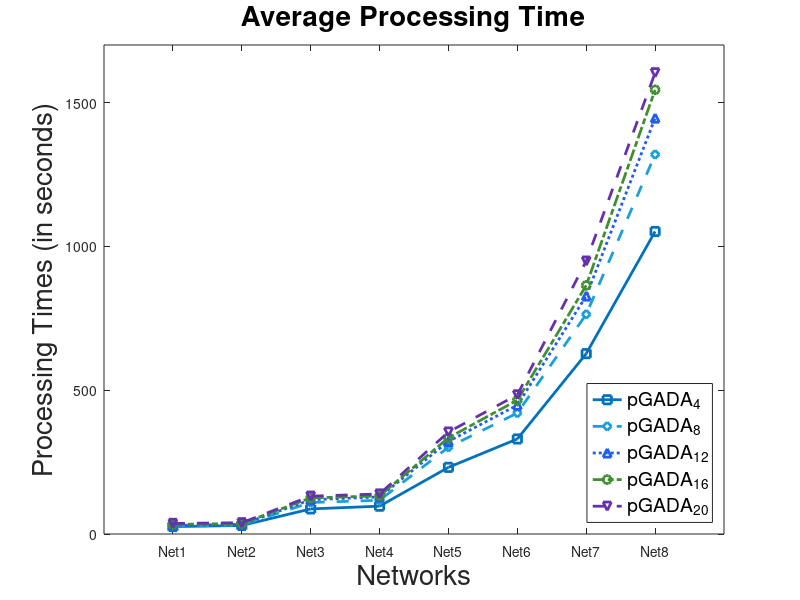

Here is the MATLAB script that generated this plot:
plotPara = 1;

if plotPara == 1
    % Plotting Processing Times
    close all
    xData = 1:8;
    load parTime
    
    LineData = cell(5,1);
    LineData{1} = '-s'; LineData{2} = '--d'; LineData{3} = ':^';
    LineData{4} = '-.o'; LineData{5} = '--v';   

    for i = 1:5
        plot(xData,timeData(:,i),LineData{i},'LineWidth',2)
        hold on 
    end


    xlabel('Networks','FontSize',20)
    ylabel('Processing Times (in seconds)','FontSize',20)
    title('Average Processing Time','FontSize',20);
    xticklabels({'Net1', 'Net2', 'Net3', 'Net4', 'Net5', 'Net6', 'Net7', 'Net8'})

    legend('show')
    legend({'pGADA_{4}','pGADA_{8}','pGADA_{12}','pGADA_{16}','pGADA_{20}'},'FontSize',14,'Location','southeast')

    axis([0 9 0 1700])
    whitebg([0.999 0.999 0.999])
    savefig('ProcessTimes.fig')
    
elseif plotPara == 2
    % Plotting Minimum Domination Numbers
    close all
    xData = 1:8;
    load nData

    LineData = cell(5,1);
    LineData{1} = '-s'; LineData{2} = '--d'; LineData{3} = ':^';
    LineData{4} = '-.o'; LineData{5} = '--v';   
    
    index = 1;
    for i = 11:2:19
        plot(xData,mdsData(:,i),LineData{index},'LineWidth',2)
        hold on 
        index = index + 1;
    end
    
    xlabel('Networks','FontSize',20)
    ylabel('Domination Numbers','FontSize',20)
    title('Minimum Domination Numbers','FontSize',20);
    xticklabels({'Net1', 'Net2', 'Net3', 'Net4', 'Net5', 'Net6', 'Net7', 'Net8'})

    legend('show')
    legend({'pGADA_{4}','pGADA_{8}','pGADA_{12}','pGADA_{16}','pGADA_{20}'},'FontSize',14,'Location','southeast')

    axis([0 9 0 75])
    whitebg([0.999 0.999 0.999])
    savefig('minMCDS.fig')
    
    
elseif plotPara == 3
    % Plotting Average Domination Numbers
    close all
    xData = 1:8;
    load nData

    LineData = cell(5,1);
    LineData{1} = '-s'; LineData{2} = '--d'; LineData{3} = ':^';
    LineData{4} = '-.o'; LineData{5} = '--v'; 
    
    index = 1;
    for i = 12:2:20
        plot(xData,mdsData(:,i),LineData{index},'LineWidth',2)
        hold on 
        index = index + 1;
    end
    
    xlabel('Networks','FontSize',20)
    ylabel('Domination Numbers','FontSize',20)
    title('Average Domination Numbers','FontSize',20);
    xticklabels({'Net1', 'Net2', 'Net3', 'Net4', 'Net5', 'Net6', 'Net7', 'Net8'})

    legend('show')
    legend({'pGADA_{4}','pGADA_{8}','pGADA_{12}','pGADA_{16}','pGADA_{20}'},'FontSize',14,'Location','southeast')
    									

    axis([0 9 0 75])
    whitebg([0.999 0.999 0.999])
    savefig('avgMCDS.fig')
    
elseif plotPara == 4
    % Plotting Processing Times
    close all
    xData = 1:8;
    load nData

    LineData = cell(5,1);
    LineData{1} = '-s'; LineData{2} = '--d'; LineData{3} = ':^';
    LineData{4} = '-.o'; LineData{5} = '--v';  LineData{6} = ':p';   
       
    yIndex = [1 3 5 7 8 19];
       
    for i = 1:6
        plot(xData,mdsData(:,yIndex(i)),LineData{i},'LineWidth',2)
        hold on         
    end

    xlabel('Networks','FontSize',20)
    ylabel('Domination Numbers','FontSize',20)
    title('Minimum Domination Numbers','FontSize',20);
    xticklabels({'Net1', 'Net2', 'Net3', 'Net4', 'Net5', 'Net6', 'Net7', 'Net8'})

    legend('show')
    legend({'ACO','ACO+PCS','GRASP','MA-MCDS','SA-MCDS', 'pGADA_{20}'},'FontSize',14,'Location','southeast')

    axis([0 9 0 90])
    whitebg([0.999 0.999 0.999])
    savefig('minMCDSc.fig')
    
elseif plotPara == 5
    % Plotting Processing Times
    close all
    xData = 1:8;
    load nData

    LineData = cell(5,1);
    LineData{1} = '-s'; LineData{2} = '--d'; LineData{3} = ':^';
    LineData{4} = '-.o'; LineData{5} = '--v';  LineData{6} = ':p';   
       
    yIndex = [2 4 5 8 10 20];
       
    for i = 1:6
        plot(xData,mdsData(:,yIndex(i)),LineData{i},'LineWidth',2)
        hold on         
    end

    xlabel('Networks','FontSize',20)
    ylabel('Domination Numbers','FontSize',20)
    title('Average Domination Numbers','FontSize',20);
    xticklabels({'Net1', 'Net2', 'Net3', 'Net4', 'Net5', 'Net6', 'Net7', 'Net8'})

    legend('show')
    legend({'ACO','ACO+PCS','GRASP','MA-MCDS','SA-MCDS', 'pGADA_{20}'},'FontSize',14,'Location','southeast')

    axis([0 9 0 90])
    whitebg([0.999 0.999 0.999])
    savefig('avgMCDSc.fig')
    
elseif plotPara == 6
    % Plotting Minimum Domination Numbers
    close all
    xData = 1:8;
    load nData

    LineData = cell(5,1);
    LineData{1} = ':s'; LineData{2} = '--d'; LineData{3} = '-^';
    LineData{4} = '-.o';  
    
    yIndex = [7 8 19 20];
       
    for i = 1:4
        plot(xData,mdsData(:,yIndex(i)),LineData{i},'LineWidth',2)
        hold on         
    end
    
    xlabel('Networks','FontSize',20)
    ylabel('Domination Numbers','FontSize',20)
    title('Minimum and Average Domination Numbers','FontSize',20);
    xticklabels({'Net1', 'Net2', 'Net3', 'Net4', 'Net5', 'Net6', 'Net7', 'Net8'})

    legend('show')
    legend({'MA-MCDS (min)','MA-MCDS (avg)', 'pGADA_{20} (min)','pGADA_{20} (avg)'},'FontSize',14,'Location','southeast')

    axis([0 9 0 75])
    whitebg([0.999 0.999 0.999])
    savefig('SeqPar.fig')
end
